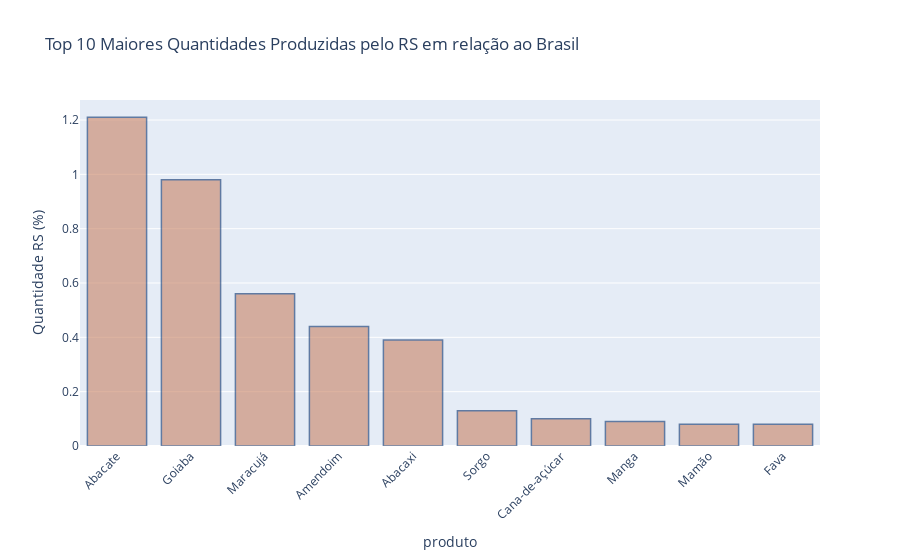

The notebook cell saved with this chart:
### Code cell
fig = px.bar(top_10_menores, x='produto', y='Quantidade RS (%)', title='Top 10 Maiores Quantidades Produzidas pelo RS em relação ao Brasil')
fig.update_traces(marker_color='rgb(200,130,100)', marker_line_color='rgb(8,48,107)', marker_line_width=1.5, opacity=0.6)
fig.update_layout(xaxis_tickangle=-45)
fig.show()

### Figure 1 — Plotly figure (JSON) as saved in the notebook; plotly's stock layout.template omitted (floating-point values rounded to 4 significant figures)
{"data": [{"alignmentgroup": "True", "hovertemplate": "produto=%{x}<br>Quantidade RS (%)=%{y}<extra></extra>", "legendgroup": "", "marker": {"color": "rgb(200,130,100)", "line": {"color": "rgb(8,48,107)", "width": 1.5}, "pattern": {"shape": ""}}, "name": "", "offsetgroup": "", "opacity": 0.6, "orientation": "v", "showlegend": false, "textposition": "auto", "type": "bar", "x": ["Abacate", "Goiaba", "Maracujá", "Amendoim", "Abacaxi", "Sorgo", "Cana-de-açúcar", "Manga", "Mamão", "Fava"], "xaxis": "x", "y": [1.21, 0.98, 0.56, 0.44, 0.39, 0.13, 0.1, 0.09, 0.08, 0.08], "yaxis": "y"}], "layout": {"barmode": "relative", "legend": {"tracegroupgap": 0}, "title": {"text": "Top 10 Maiores Quantidades Produzidas pelo RS em relação ao Brasil"}, "xaxis": {"anchor": "y", "domain": [0, 1], "tickangle": -45, "title": {"text": "produto"}}, "yaxis": {"anchor": "x", "domain": [0, 1], "title": {"text": "Quantidade RS (%)"}}}}
